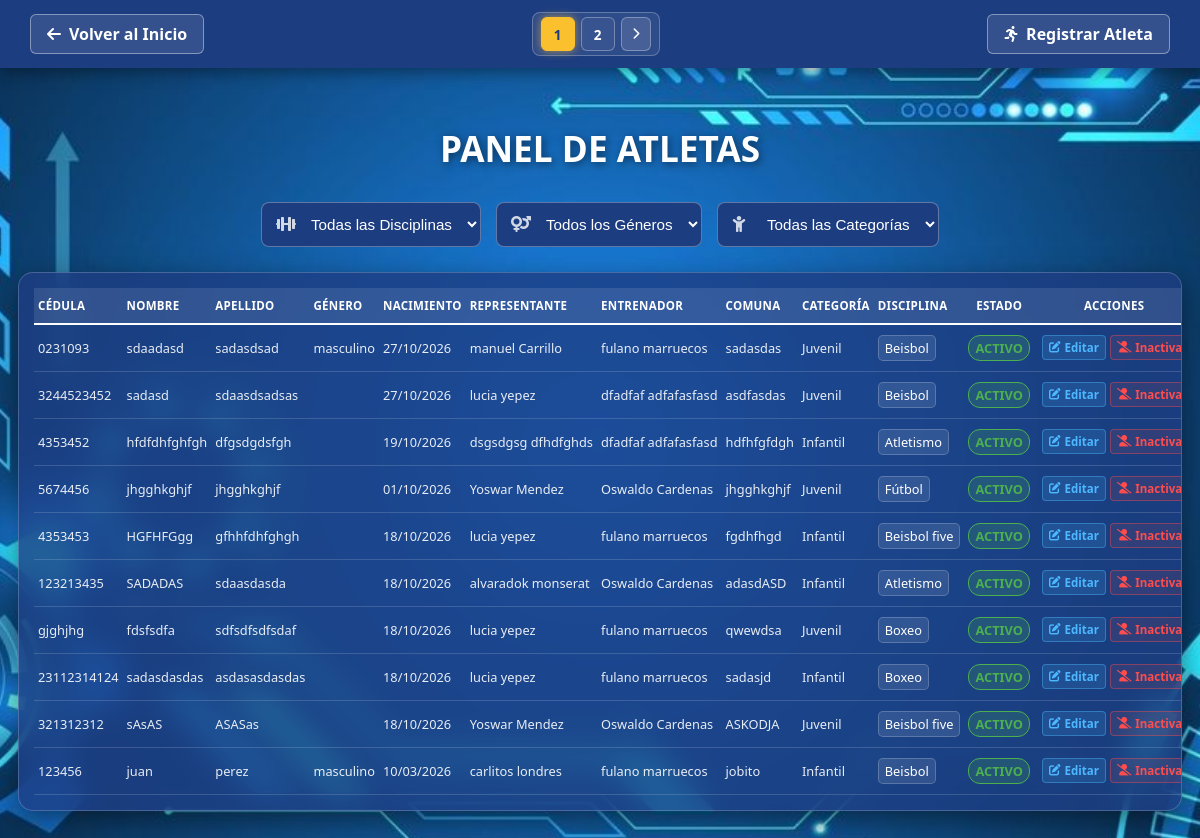
Before: /vista/ver_atletas.php?pagina=1 with the older database file.
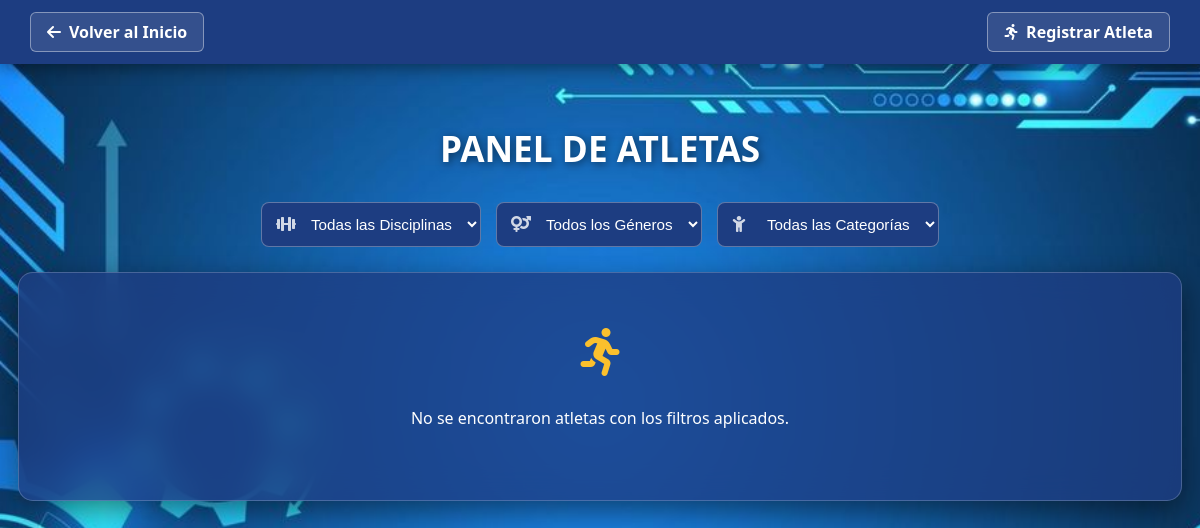
After: the same page with the newer database file.
### tables this page shows
CREATE TABLE `atletas` (
  `id` int(11) NOT NULL,
  `cedula` varchar(20) NOT NULL,
  `nombre` varchar(100) NOT NULL,
  `apellido` varchar(100) NOT NULL,
  `fecha_nacimiento` date DEFAULT NULL,
  `genero` enum('masculino','femenino') NOT NULL,
  `estado` enum('activo','inactivo','suspendido') NOT NULL,
  `categoria` enum('infantil','juvenil') NOT NULL,
  `comuna` varchar(100) NOT NULL,
  `representante_id` int(150) NOT NULL,
  `entrenador_id` int(11) NOT NULL,
  `disciplina_id` int(11) NOT NULL
);

CREATE TABLE `representantes` (
  `id` int(150) NOT NULL,
  `cedula` varchar(20) NOT NULL,
  `nombre` varchar(100) NOT NULL,
  `apellido` varchar(100) NOT NULL,
  `telefono` varchar(30) NOT NULL,
  `correo` varchar(100) NOT NULL,
  `direccion` text NOT NULL
);

CREATE TABLE `entrenadores` (
  `id` int(11) NOT NULL,
  `cedula` varchar(20) NOT NULL,
  `nombre` varchar(100) NOT NULL,
  `apellido` varchar(100) NOT NULL,
  `disciplina_id` int(11) DEFAULT NULL,
  `telefono` varchar(20) DEFAULT NULL,
  `correo` varchar(100) DEFAULT NULL,
  `estado` enum('activo','inactivo') NOT NULL
);

CREATE TABLE `disciplinas` (
  `id` int(11) NOT NULL,
  `nombre_disciplina` varchar(50) NOT NULL
);

### controlador/controlador_atletas.php (called while the page is built, shortened)
<?php
require_once '../controlador/conexion.php';
$limite = 10;
$pagina = isset($_GET['pagina']) ? (int)$_GET['pagina'] : 1;
$inicio = ($pagina - 1) * $limite;
$condiciones = [];
$params = [];
$tipos = "";
$where_sql = count($condiciones) > 0 ? "WHERE " . implode(" AND ", $condiciones) : "";
$sql_total = "SELECT COUNT(*) as total FROM atletas a $where_sql";
$stmt_total = $conexion->prepare($sql_total);
$stmt_total->execute();
$total_registros = $stmt_total->get_result()->fetch_assoc()['total'];
$total_paginas = ceil($total_registros / $limite);
$sql_atletas = "SELECT a.id, a.cedula, a.nombre, a.apellido, a.genero, a.fecha_nacimiento, a.comuna, a.categoria, a.estado,
                       r.nombre AS nombre_rep, r.apellido AS apellido_rep,
                       e.nombre AS nombre_ent, e.apellido AS apellido_ent,
                       d.nombre_disciplina AS disciplina
                FROM atletas a
                LEFT JOIN representantes r ON a.representante_id = r.id
                LEFT JOIN entrenadores e ON a.entrenador_id = e.id
                LEFT JOIN disciplinas d ON a.disciplina_id = d.id
                $where_sql
                ORDER BY a.id DESC
                LIMIT ? OFFSET ?";
$params_atletas = $params;
$params_atletas[] = $limite;
$params_atletas[] = $inicio;
$tipos_atletas = $tipos . "ii";
$stmt_atletas = $conexion->prepare($sql_atletas);
$stmt_atletas->bind_param($tipos_atletas, ...$params_atletas);
$stmt_atletas->execute();
$resultado = $stmt_atletas->get_result();
?>

### vista/ver_atletas.php (the view, shortened to what the changed rows need)
<?php
require_once '../controlador/controlador_atletas.php';
$filtros_query = "";
?>
<!DOCTYPE html>
<html lang="es">
<head>
    <link rel="stylesheet" href="../estilo/style8.css">
    <link rel="stylesheet" href="../estilo/style5.css">
    <link rel="stylesheet" href="https://cdnjs.cloudflare.com/ajax/libs/font-awesome/6.0.0/css/all.min.css">
</head>
<body>
    <header class="main-header">
        <div class="header-container">
            <?php if (isset($total_paginas) && $total_paginas > 1): ?>
                <div class="paginacion-header">
                    <?php
                        $max_visibles = 5;
                        $inicio_num = max(1, $pagina - floor($max_visibles / 2));
                        $fin_num = min($total_paginas, $inicio_num + $max_visibles - 1);
                        if (($fin_num - $inicio_num + 1) < $max_visibles) {
                            $inicio_num = max(1, $fin_num - $max_visibles + 1);
                        }
                        for ($i = $inicio_num; $i <= $fin_num; $i++):
                    ?>
                        <a href="ver_atletas.php?pagina=<?php echo $i . $filtros_query; ?>" class="num-box <?php echo ($i == $pagina) ? 'active' : ''; ?>">
                            <?php echo $i; ?>
                        </a>
                    <?php endfor; ?>
                    <?php if ($pagina < $total_paginas): ?>
                        <a href="ver_atletas.php?pagina=<?php echo ($pagina + 1) . $filtros_query; ?>" class="num-box nav-arrow" title="Página Siguiente">
                            <i class="fas fa-chevron-right"></i>
                        </a>
                    <?php endif; ?>
                </div>
            <?php endif; ?>
        </div>
    </header>
    <main class="central-container">
        <h1 class="main-title">Panel de Atletas</h1>
        <div class="glass-table-container">
            <?php if ($resultado && $resultado->num_rows > 0): ?>
                <table class="user-table">
                    <thead>
                        <tr>
                            <th class="col-cedula">Cédula</th>
                            <th class="col-nombre">Nombre</th>
                            <th class="col-apellido">Apellido</th>
                            <th class="col-genero">Género</th>
                            <th class="col-nacimiento">Nacimiento</th>
                            <th class="col-representante">Representante</th>
                            <th class="col-entrenador">Entrenador</th>
                            <th class="col-comuna">Comuna</th>
                            <th class="col-categoria">Categoría</th>
                            <th class="col-disciplina">Disciplina</th>
                            <th class="col-estado" style="text-align: center;">Estado</th>
                            <th class="col-acciones" style="text-align: center;">Acciones</th>
                        </tr>
                    </thead>
                    <tbody>
                        <?php while($row = $resultado->fetch_assoc()): ?>
                            <tr>
                                <td><?php echo htmlspecialchars($row['cedula']); ?></td>
                                <td><?php echo htmlspecialchars($row['nombre']); ?></td>
                                <td><?php echo htmlspecialchars($row['apellido']); ?></td>
                                <td><?php echo htmlspecialchars($row['genero']); ?></td>
                                <td><?php echo date('d/m/Y', strtotime($row['fecha_nacimiento'])); ?></td>
                                <td><?php echo htmlspecialchars(($row['nombre_rep'] ?? '') . " " . ($row['apellido_rep'] ?? '')); ?></td>
                                <td><?php echo htmlspecialchars(($row['nombre_ent'] ?? '') . " " . ($row['apellido_ent'] ?? '')); ?></td>
                                <td><?php echo htmlspecialchars($row['comuna']); ?></td>
                                <td style="text-transform: capitalize; font-weight: 500; color: #FBC02D;"><?php echo htmlspecialchars($row['categoria']); ?></td>
                                <td><span class="badge-disciplina"><?php echo htmlspecialchars($row['disciplina'] ?? 'Sin asignar'); ?></span></td>
                                <td style="text-align: center;">
                                    <?php $clase = ($row['estado'] == 'activo') ? 'estado-activo' : 'estado-inactivo'; ?>
                                    <span class="badge-estado <?php echo $clase; ?>"><?php echo ucfirst($row['estado']); ?></span>
                                </td>
                                <td class="action-cell">
                                    <a href="editar_atleta.php?id=<?php echo $row['id']; ?>&pagina=<?php echo $pagina; ?><?php echo $filtros_query; ?>" class="btn-table edit" title="Editar Atleta">
                                        <i class="fas fa-edit"></i> Editar
                                    </a>
                                    <?php if ($row['estado'] == 'activo'): ?>
                                        <a href="../controlador/controlador_estado_atleta.php?id=<?php echo $row['id']; ?>&actual=activo&pagina=<?php echo $pagina; ?><?php echo $filtros_query; ?>" class="btn-inactivar" title="Inactivar">
                                            <i class="fas fa-user-slash"></i> Inactivar
                                        </a>
                                    <?php else: ?>
                                        <a href="../controlador/controlador_estado_atleta.php?id=<?php echo $row['id']; ?>&actual=inactivo&pagina=<?php echo $pagina; ?><?php echo $filtros_query; ?>" class="btn-activar" title="Activar">
                                            <i class="fas fa-user-check"></i> Activar
                                        </a>
                                    <?php endif; ?>
                                </td>
                            </tr>
                        <?php endwhile; ?>
                    </tbody>
                </table>
            <?php else: ?>
                <div class="empty-state" style="text-align: center; color: white; padding: 40px 0;">
                    <i class="fas fa-running fa-3x" style="margin-bottom: 15px; color: #FBC02D;"></i>
                    <p>No se encontraron atletas con los filtros aplicados.</p>
                </div>
            <?php endif; ?>
        </div>
    </main>
</body>
</html>

Changed rows visible on the page:
removed atletas: cedula "0231093", nombre "sdaadasd", apellido "sadasdsad", genero "masculino", fecha_nacimiento "27/10/2026", representante.apellido "manuel Carrillo", entrenador.apellido "fulano marruecos", comuna "sadasdas", categoria "Juvenil", disciplina.nombre_disciplina "Beisbol", estado "ACTIVO"
removed atletas: cedula "3244523452", nombre "sadasd", apellido "sdaasdsadsas", fecha_nacimiento "27/10/2026", representante.apellido "lucia yepez", entrenador.apellido "dfadfaf adfafasfasd", comuna "asdfasdas", categoria "Juvenil", disciplina.nombre_disciplina "Beisbol", estado "ACTIVO"
removed atletas: cedula "4353452", nombre "hfdfdhfghfgh", apellido "dfgsdgdsfgh", fecha_nacimiento "19/10/2026", representante.apellido "dsgsdgsg dfhdfghds", entrenador.apellido "dfadfaf adfafasfasd", comuna "hdfhfgfdgh", categoria "Infantil", disciplina.nombre_disciplina "Atletismo", estado "ACTIVO"
removed atletas: cedula "5674456", nombre "jhgghkghjf", apellido "jhgghkghjf", fecha_nacimiento "01/10/2026", representante.apellido "Yoswar Mendez", entrenador.apellido "Oswaldo Cardenas", comuna "jhgghkghjf", categoria "Juvenil", disciplina.nombre_disciplina "Fútbol", estado "ACTIVO"
removed atletas: cedula "4353453", nombre "HGFHFGgg", apellido "gfhhfdhfghgh", fecha_nacimiento "18/10/2026", representante.apellido "lucia yepez", entrenador.apellido "fulano marruecos", comuna "fgdhfhgd", categoria "Infantil", disciplina.nombre_disciplina "Beisbol five", estado "ACTIVO"
removed atletas: cedula "123213435", nombre "SADADAS", apellido "sdaasdasda", fecha_nacimiento "18/10/2026", representante.apellido "alvaradok monserat", entrenador.apellido "Oswaldo Cardenas", comuna "adasdASD", categoria "Infantil", disciplina.nombre_disciplina "Atletismo", estado "ACTIVO"
removed atletas: cedula "gjghjhg", nombre "fdsfsdfa", apellido "sdfsdfsdfsdaf", fecha_nacimiento "18/10/2026", representante.apellido "lucia yepez", entrenador.apellido "fulano marruecos", comuna "qwewdsa", categoria "Juvenil", disciplina.nombre_disciplina "Boxeo", estado "ACTIVO"
removed atletas: cedula "23112314124", nombre "sadasdasdas", apellido "asdasasdasdas", fecha_nacimiento "18/10/2026", representante.apellido "lucia yepez", entrenador.apellido "fulano marruecos", comuna "sadasjd", categoria "Infantil", disciplina.nombre_disciplina "Boxeo", estado "ACTIVO"
removed atletas: cedula "321312312", nombre "sAsAS", apellido "ASASas", fecha_nacimiento "18/10/2026", representante.apellido "Yoswar Mendez", entrenador.apellido "Oswaldo Cardenas", comuna "ASKODJA", categoria "Juvenil", disciplina.nombre_disciplina "Beisbol five", estado "ACTIVO"
removed atletas: cedula "123456", nombre "juan", apellido "perez", genero "masculino", fecha_nacimiento "10/03/2026", representante.apellido "carlitos londres", entrenador.apellido "fulano marruecos", comuna "jobito", categoria "Infantil", disciplina.nombre_disciplina "Beisbol", estado "ACTIVO"
Other visible differences:
text no longer shown: "CÉDULA NOMBRE APELLIDO GÉNERO NACIMIENTO REPRESENTANTE ENTRENADOR COMUNA CATEGORÍA DISCIPLINA ESTADO ACCIONES"
text now shown: "No se encontraron atletas con los filtros aplicados."
list line gone: "1"
list line gone: "2"
